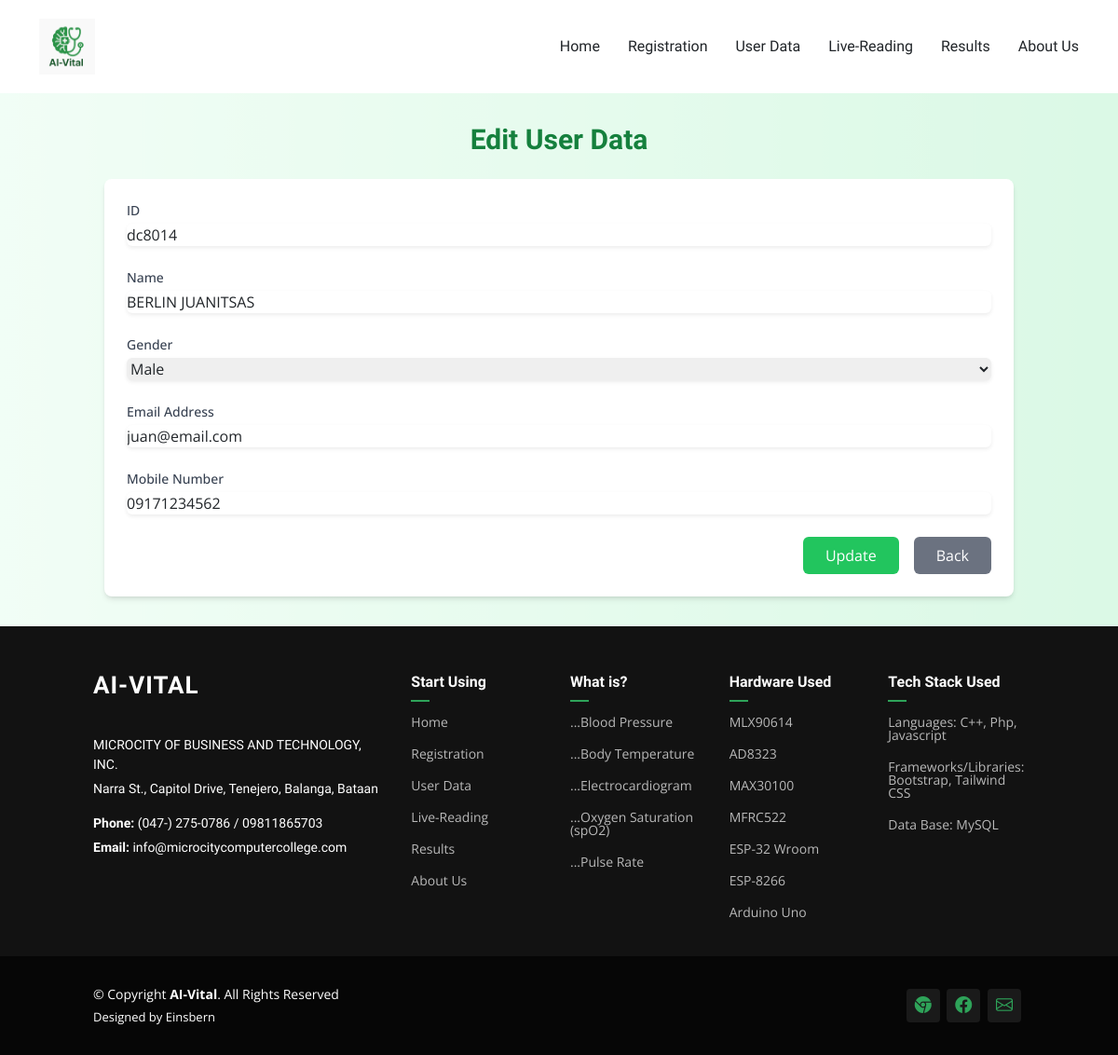
Screenshot of /user data edit page.php?id=dc8014 with the database file from the repository.
### tables this page shows
CREATE TABLE `health_diagnostics` (
  `id` varchar(20) NOT NULL,
  `name` varchar(255) DEFAULT NULL,
  `gender` enum('Male','Female','Other') DEFAULT NULL,
  `email` varchar(255) DEFAULT NULL,
  `mobile` varchar(20) DEFAULT NULL,
  `age` int(11) DEFAULT NULL,
  `height` float DEFAULT NULL,
  `weight` float DEFAULT NULL
);

### user data edit page.php (the view, shortened to what this page needs)
<?php
$id = null;
if (!empty($_GET['id'])) {
    $id = $_REQUEST['id'];
}
$pdo = Database::connect();
$pdo->setAttribute(PDO::ATTR_ERRMODE, PDO::ERRMODE_EXCEPTION);
$sql = "SELECT * FROM health_diagnostics WHERE id = ?";
$q = $pdo->prepare($sql);
$q->execute(array($id));
$data = $q->fetch(PDO::FETCH_ASSOC);
?>
<!DOCTYPE html>
<html lang="en">
<head>
    <link href="vendor/bootstrap/css/bootstrap.min.css" rel="stylesheet">
    <link href="vendor/bootstrap-icons/bootstrap-icons.css" rel="stylesheet">
    <link href="vendor/aos/aos.css" rel="stylesheet">
    <link href="vendor/swiper/swiper-bundle.min.css" rel="stylesheet">
    <link href="vendor/glightbox/css/glightbox.min.css" rel="stylesheet">
    <link href="css/main.css" rel="stylesheet">
    <script src="https://cdn.tailwindcss.com"></script>
</head>
<body class="bg-gradient-to-r from-green-200 to-green-400 min-h-screen flex flex-col">
    <div class="bg-overlay min-h-screen">
    <header id="header" class="header d-flex align-items-center position-relative">
        <div class="container-fluid container-xl position-relative d-flex align-items-center justify-content-between">
            <a href="index.php" class="logo d-flex align-items-center">
                <img src="img/logo.png" alt="AI Vital">
            </a>
            <nav id="navmenu" class="navmenu">
                <ul>
                    <li><a href="index.php">Home</a></li>
                    <li><a href="registration2.php">Registration</a></li>
                    <li><a href="userdata2.php">User Data</a></li>
                    <li><a href="live reading.php">Live-Reading</a></li>
                    <li><a href="results2.php">Results</a></li>
                    <li><a href="about.php">About Us</a></li>
                </ul>
            </nav>
        </div>
    </header>
    <div class="container mx-auto px-4 py-8">
        <h2 class="text-center text-3xl font-bold text-green-700 mb-6">Edit User Data</h2>
        <form class="bg-white p-6 rounded-lg shadow-md" action="user data edit tb.php?id=<?php echo $id ?>" method="post">
            <div class="mb-4">
                <label for="id" class="block text-sm font-medium text-gray-700">ID</label>
                <input name="id" type="text" value="<?php echo $data['id']; ?>" readonly class="mt-1 block w-full rounded-md border-gray-300 shadow-sm">
            </div>
            <div class="mb-4">
                <label for="name" class="block text-sm font-medium text-gray-700">Name</label>
                <input name="name" type="text" value="<?php echo strtoupper($data['name']); ?>" required pattern="[A-Z\s]+" title="Please enter capital letters only" oninput="this.value = this.value.toUpperCase();" class="mt-1 block w-full rounded-md border-gray-300 shadow-sm">
            </div>
            <div class="mb-4">
                <label for="gender" class="block text-sm font-medium text-gray-700">Gender</label>
                <select name="gender" id="gender" class="mt-1 block w-full rounded-md border-gray-300 shadow-sm">
                    <option value="Male" <?php echo ($data['gender'] == 'Male') ? 'selected' : ''; ?>>Male</option>
                </select>
            </div>
            <div class="mb-4">
                <label for="email" class="block text-sm font-medium text-gray-700">Email Address</label>
                <input name="email" type="email" value="<?php echo $data['email']; ?>" required pattern="[a-z0-9._%+-]+@[a-z0-9.-]+\.[a-z]{2,}$" title="Please enter a valid email address" class="mt-1 block w-full rounded-md border-gray-300 shadow-sm">
            </div>
            <div class="mb-4">
                <label for="mobile" class="block text-sm font-medium text-gray-700">Mobile Number</label>
                <input name="mobile" type="text" value="<?php echo $data['mobile']; ?>" required pattern="\d{11}" title="Please enter exactly 11 digits" class="mt-1 block w-full rounded-md border-gray-300 shadow-sm">
            </div>
            <div class="flex justify-end space-x-4">
                <button type="submit" class="bg-green-500 text-white px-4 py-2 rounded-md hover:bg-green-600">Update</button>
                <a href="userdata2.php" class="bg-gray-500 text-white px-4 py-2 rounded-md hover:bg-gray-600">Back</a>
            </div>
        </form>
    </div>
    <footer id="footer" class="footer dark-background">
        <div class="footer-top">
            <div class="container">
                <div class="row gy-4">
                    <div class="col-lg-4 col-md-6 footer-about">
                        <a href="index.php" class="logo d-flex align-items-center">
                            <span class="sitename">AI-VITAL</span>
                        </a>
                        <div class="footer-contact pt-3">
                            <p>MICROCITY OF BUSINESS AND TECHNOLOGY, INC.</p>
                            <p>Narra St., Capitol Drive, Tenejero, Balanga, Bataan </p>
                            <p class="mt-3"><strong>Phone:</strong> <span>(047-) 275-0786 / 09811865703</span></p>
                            <p><strong>Email:</strong> <span>info@microcitycomputercollege.com</span></p>
                        </div>
                    </div>
                    <div class="col-lg-2 col-md-3 footer-links">
                        <h4>Start Using </h4>
                        <ul>
                            <li><a href="index.php">Home</a></li>
                            <li><a href="registration2.php">Registration</a></li>
                            <li><a href="userdata2.php">User Data</a></li>
                            <li><a href="live reading.php">Live-Reading</a></li>
                            <li><a href="results2.php">Results</a></li>
                            <li><a href="about.php">About Us</a></li>
                        </ul>
                    </div>
                    <div class="col-lg-2 col-md-3 footer-links">
                        <h4>What is?</h4>
                        <ul>
                            <li><a href="https://en.wikipedia.org/wiki/Blood_pressure" target="_blank">...Blood Pressure</a></li>
                            <li><a href="https://en.wikipedia.org/wiki/Human_body_temperature" target="_blank">...Body Temperature</a></li>
                            <li><a href="https://en.wikipedia.org/wiki/Electrocardiography" target="_blank">...Electrocardiogram</a></li>
                            <li><a href="https://en.wikipedia.org/wiki/Oxygen_saturation_(medicine)" target="_blank">...Oxygen Saturation (spO2)</a></li>
                            <li><a href="https://en.wikipedia.org/wiki/Pulse" target="_blank">...Pulse Rate</a></li>
                        </ul>
                    </div>
                    <div class="col-lg-2 col-md-3 footer-links">
                        <h4>Hardware Used</h4>
                        <ul>
                            <li><a href="#">MLX90614</a></li>
                            <li><a href="#">AD8323</a></li>
                            <li><a href="#">MAX30100</a></li>
                            <li><a href="#">MFRC522</a></li>
                            <li><a href="#">ESP-32 Wroom</a></li>
                            <li><a href="#">ESP-8266 </a></li>
                            <li><a href="#">Arduino Uno</a></li>
                        </ul>
                    </div>
                    <div class="col-lg-2 col-md-3 footer-links">
                        <h4>Tech Stack Used</h4>
                        <ul>
                            <li><a href="#">Languages: C++, Php, Javascript</a></li>
                            <li><a href="#">Frameworks/Libraries: Bootstrap, Tailwind CSS</a></li>
                            <li><a href="#">Data Base: MySQL</a></li>
                        </ul>
                    </div>
                </div>
            </div>
        </div>
        <div class="copyright text-center">
            <div class="container d-flex flex-column flex-lg-row justify-content-center justify-content-lg-between align-items-center">
                <div class="d-flex flex-column align-items-center align-items-lg-start">
                    <div>
                        © Copyright <strong><span>AI-Vital</span></strong>. All Rights Reserved
                    </div>
                    <div class="credits">
                        Designed by Einsbern</a>
                    </div>
                </div>
                <div class="social-links order-first order-lg-last mb-3 mb-lg-0">
                    <a href="https://www.microcitycollege.com/" target="_blank"><i class="bi bi-browser-chrome"></i></a>
                    <a href="https://www.facebook.com/microcity.balanga" target="_blank"><i class="bi bi-facebook"></i></a>
                    <a href="mailto:einsbernsystem@gmail.com?subject=Send%20Feedback%20to%20Developer"><i class="bi bi-envelope"></i></a>
                </div>
            </div>
        </div>
    </footer>
</body>
</html>

### css/main.css (style rules this page uses)
:root { --default-font: "Open Sans", system-ui, -apple-system, "Segoe UI", Roboto, "Helvetica Neue", Arial, "Noto Sans", "Liberation Sans", sans-serif, "Apple Color Emoji", "Segoe UI Emoji", "Segoe UI Symbol", "Noto Color Emoji"; --heading-font: "Marcellus", sans-serif; --nav-font: "Marcellus", sans-serif; }
:root { --background-color: #ffffff; --default-color: #212529; --heading-color: #2d465e; --accent-color: #116530; --surface-color: #ffffff; --contrast-color: #ffffff; }
:root { --nav-color: #212529; --nav-hover-color: #116530; --nav-mobile-background-color: #ffffff; --nav-dropdown-background-color: #ffffff; --nav-dropdown-color: #212529; --nav-dropdown-hover-color: #116530; }
.dark-background { --background-color: #060606; --default-color: #ffffff; --heading-color: #ffffff; --accent-color: #2ea359; --surface-color: #252525; --contrast-color: #ffffff; }
:root { scroll-behavior: smooth; }
body { color: var(--default-color); background-color: var(--background-color); font-family: var(--default-font); }
a { color: var(--accent-color); text-decoration: none; transition: 0.3s; }
h1, h2, h3, h4, h5, h6 { color: var(--heading-color); font-family: var(--heading-font); }
.header { color: var(--default-color); background-color: var(--background-color); padding: 20px 0; transition: all 0.5s; z-index: 997; }
.header .logo { line-height: 1; }
.header .logo img { max-height: 60px; margin-right: 8px; }
@media (min-width: 1200px) { .navmenu { padding: 0; } }
@media (min-width: 1200px) { .navmenu ul { margin: 0; padding: 0; display: flex; list-style: none; align-items: center; } }
@media (min-width: 1200px) { .navmenu li { position: relative; } }
@media (min-width: 1200px) { .navmenu a, .navmenu a:focus { color: var(--nav-color); padding: 18px 15px; font-size: 16px; font-family: var(--nav-font); font-weight: 400; display: flex; align-items: center; justify-content: space-between; white-space: nowrap; transition: 0.3s; } }
@media (min-width: 1200px) { .navmenu li:last-child a { padding-right: 0; } }
.footer { color: var(--default-color); background-color: var(--background-color); font-size: 14px; position: relative; }
.footer .footer-top { background-color: color-mix(in srgb, var(--background-color), white 5%); padding-top: 50px; }
.footer .footer-about .logo { line-height: 1; margin-bottom: 25px; }
.footer .footer-about .logo span { color: var(--heading-color); font-family: var(--heading-font); font-size: 26px; font-weight: 700; letter-spacing: 1px; }
.footer .footer-about p { font-size: 14px; font-family: var(--heading-font); }
.footer h4 { font-size: 16px; font-weight: 600; position: relative; padding-bottom: 12px; margin-bottom: 15px; }
.footer h4::after { content: ""; position: absolute; display: block; width: 20px; height: 2px; background: var(--accent-color); bottom: 0; left: 0; }
.footer .footer-links { margin-bottom: 30px; }
.footer .footer-links ul { list-style: none; padding: 0; margin: 0; }
.footer .footer-links ul li { padding: 10px 0; display: flex; align-items: center; }
.footer .footer-links ul li:first-child { padding-top: 0; }
.footer .footer-links ul a { color: color-mix(in srgb, var(--default-color), transparent 30%); display: inline-block; line-height: 1; }
.footer .footer-contact p { margin-bottom: 5px; }
.footer .copyright { padding: 30px 0; }
.footer .credits { margin-top: 5px; font-size: 13px; }
.footer .social-links a { font-size: 18px; display: inline-block; background: color-mix(in srgb, var(--default-color), transparent 92%); color: var(--accent-color); line-height: 1; padding: 8px 0; margin-right: 4px; border-radius: 4px; text-align: center; width: 36px; height: 36px; transition: 0.3s; }

### user data edit page.php (style rules this page uses)
body { background: url('microcity.jpg') no-repeat center center fixed; background-size: cover; }
.bg-overlay { background-color: rgba(255, 255, 255, 0.8); }

### rows the page displays
health_diagnostics: id "dc8014", name "BERLIN JUANITSAS", gender "Male", email "juan@email.com", mobile "09171234562"
